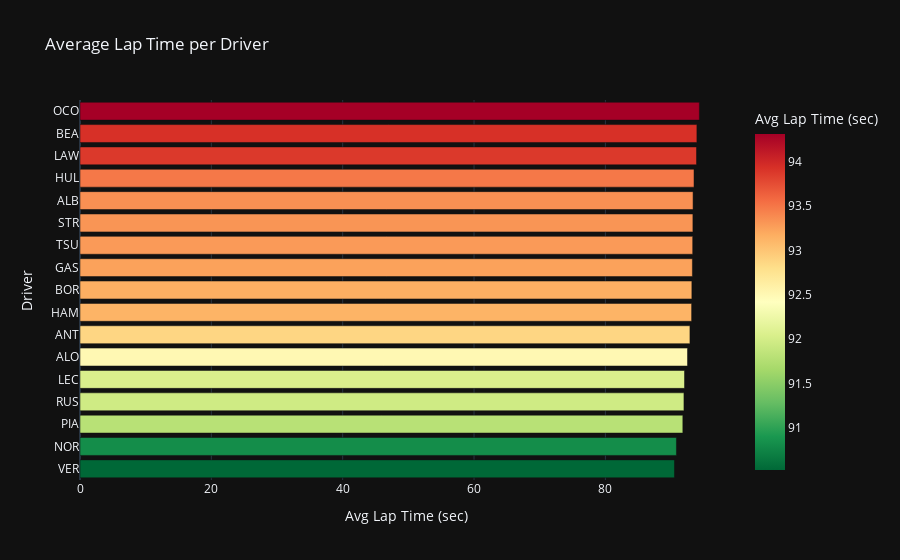

Write notebook code for a chart like this one.
### Code cell
# Convert lap times and filter valid laps
if not laps.empty and 'LapTime' in laps.columns:
    # Convert to seconds
    laps['LapTime_sec'] = laps['LapTime'].dt.total_seconds()
    
    # Filter valid laps (remove outliers: pit laps, SC, etc.)
    lap_median = laps['LapTime_sec'].median()
    valid_laps = laps[
        (laps['LapTime_sec'] > lap_median * 0.9) & 
        (laps['LapTime_sec'] < lap_median * 1.2)
    ].copy()
    
    print(f'Valid laps: {len(valid_laps)} / {len(laps)}')
    
    # Average lap time per driver
    avg_lap_times = valid_laps.groupby('Driver')['LapTime_sec'].mean().sort_values()
    
    fig = px.bar(
        avg_lap_times.reset_index(name='Avg Lap Time (sec)'),
        x='Avg Lap Time (sec)', y='Driver', orientation='h',
        color='Avg Lap Time (sec)', color_continuous_scale='RdYlGn_r',
        title='Average Lap Time per Driver'
    )
    fig.update_layout(yaxis={'categoryorder':'total ascending'}, template='plotly_dark')
    fig.show()
else:
    print('No lap data available')

### Figure 1 — Plotly figure (JSON) as saved in the notebook; plotly's stock layout.template omitted (floating-point values rounded to 4 significant figures)
{"data": [{"alignmentgroup": "True", "hovertemplate": "Avg Lap Time (sec)=%{marker.color}<br>Driver=%{y}<extra></extra>", "legendgroup": "", "marker": {"color": [90.52, 90.82, 91.79, 91.96, 92.05, 92.5, 92.87, 93.13, 93.17, 93.25, 93.29, 93.32, 93.35, 93.49, 93.88, 93.93, 94.31], "coloraxis": "coloraxis", "pattern": {"shape": ""}}, "name": "", "offsetgroup": "", "orientation": "h", "showlegend": false, "textposition": "auto", "type": "bar", "x": [90.52, 90.82, 91.79, 91.96, 92.05, 92.5, 92.87, 93.13, 93.17, 93.25, 93.29, 93.32, 93.35, 93.49, 93.88, 93.93, 94.31], "xaxis": "x", "y": ["VER", "NOR", "PIA", "RUS", "LEC", "ALO", "ANT", "HAM", "BOR", "GAS", "TSU", "STR", "ALB", "HUL", "LAW", "BEA", "OCO"], "yaxis": "y"}], "layout": {"barmode": "relative", "coloraxis": {"colorbar": {"title": {"text": "Avg Lap Time (sec)"}}, "colorscale": [[0, "rgb(0,104,55)"], [0.1, "rgb(26,152,80)"], [0.2, "rgb(102,189,99)"], [0.3, "rgb(166,217,106)"], [0.4, "rgb(217,239,139)"], [0.5, "rgb(255,255,191)"], [0.6, "rgb(254,224,139)"], [0.7, "rgb(253,174,97)"], [0.8, "rgb(244,109,67)"], [0.9, "rgb(215,48,39)"], [1, "rgb(165,0,38)"]]}, "legend": {"tracegroupgap": 0}, "title": {"text": "Average Lap Time per Driver"}, "xaxis": {"anchor": "y", "domain": [0, 1], "title": {"text": "Avg Lap Time (sec)"}}, "yaxis": {"anchor": "x", "categoryorder": "total ascending", "domain": [0, 1], "title": {"text": "Driver"}}}}
